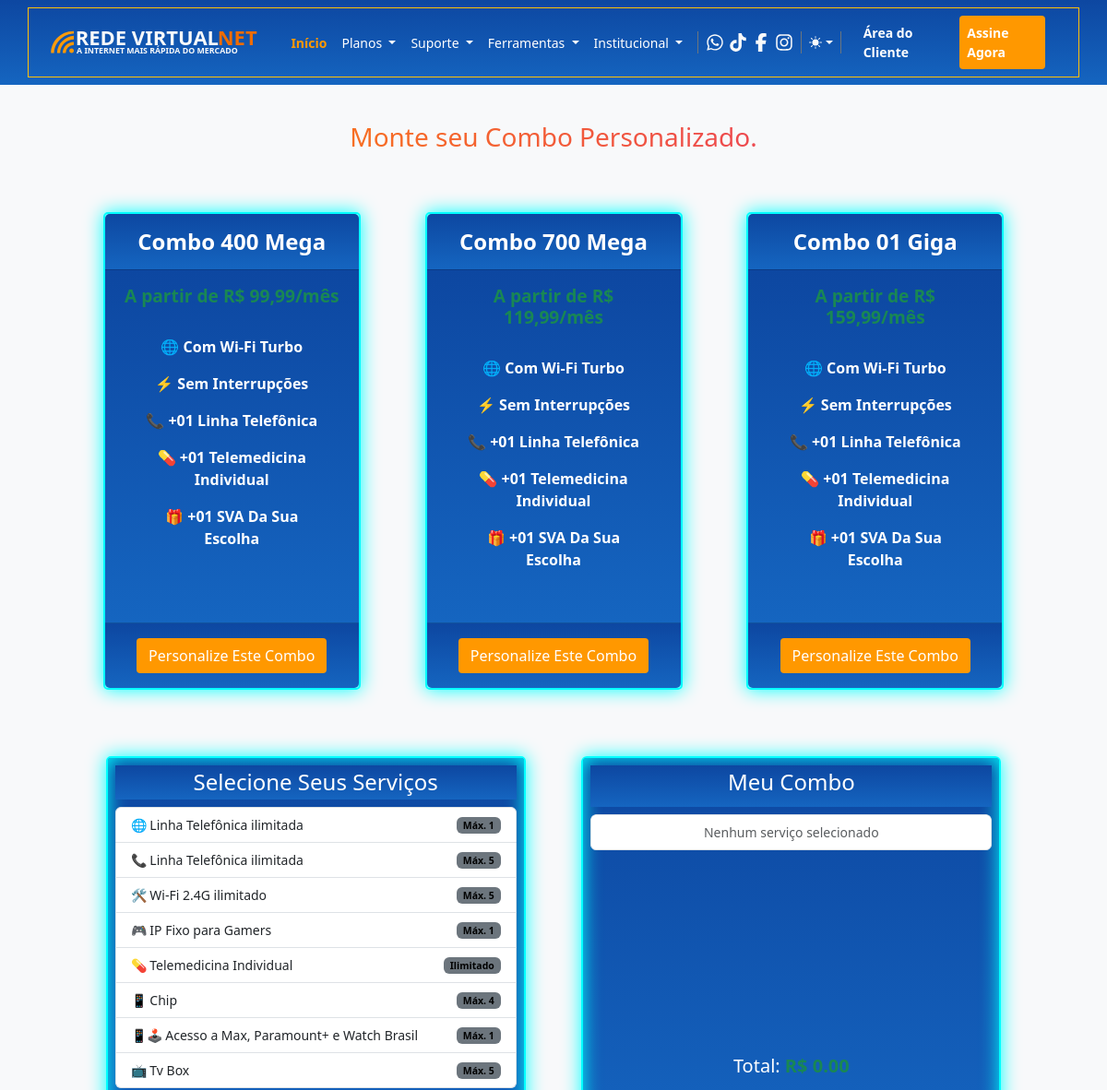
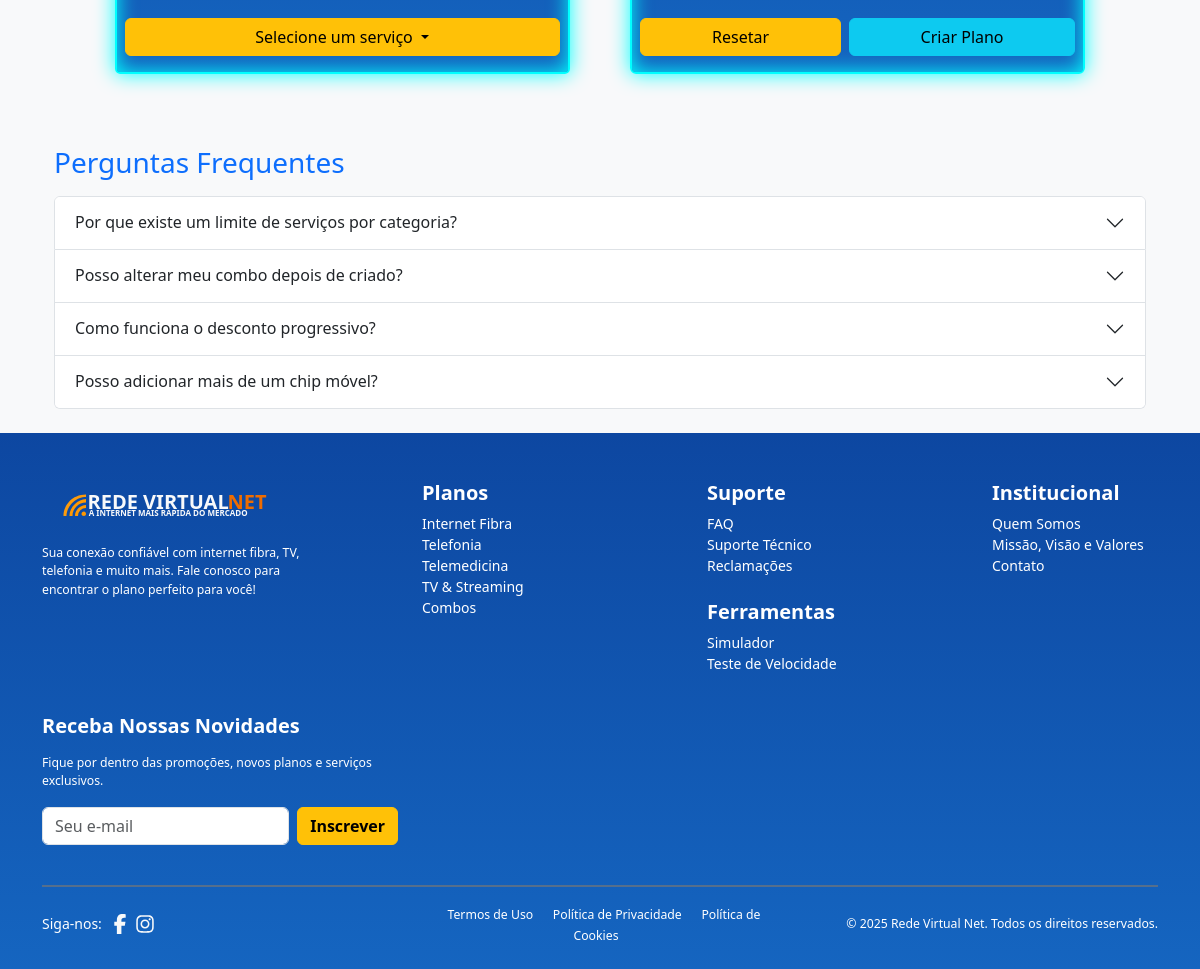
The app's page /planos/combos-personalizados/ with its own data (2 pictures, top to bottom).
### core/models.py (models this page shows, shortened)
class Assinatura(models.Model):
    TIPO_CHOICES = [
        ('combos', 'Combos'),
        ('internet', 'Planos de Internet'),
        ('tv', 'TV por Assinatura'),
        ('streaming', 'Pacote de Streamings'),
        ('telefonia', 'Telefonia'),
        ('movel', 'Internet Móvel'),
        ('telemedicina', 'Telemedicina'),
        ('upgrades', 'Upgrades'),
    ]
    PAGINA_CHOICES = [(modal.id_modal, modal.title) for modal in Modal.objects.all()]
    tipo = models.CharField(max_length=50, choices=TIPO_CHOICES, default='combos')
    nome = models.CharField(max_length=100)
    ordem = models.PositiveIntegerField(default=1)
    preco = models.DecimalField(max_digits=8, decimal_places=2, null=True, blank=True)  # Campo de preço adicionado
    descricao1 = models.CharField(max_length=100, null=True, blank=True)  # Agora é CharField
    link1 = models.CharField(max_length=50, choices=PAGINA_CHOICES, default='🚧 Nenhum')
    descricao2 = models.CharField(max_length=100, null=True, blank=True)
    link2 = models.CharField(max_length=50, choices=PAGINA_CHOICES, default='🚧 Nenhum')
    descricao3 = models.CharField(max_length=100, null=True, blank=True)
    link3 = models.CharField(max_length=50, choices=PAGINA_CHOICES, default='🚧 Nenhum')
    descricao4 = models.CharField(max_length=100, null=True, blank=True)
    link4 = models.CharField(max_length=50, choices=PAGINA_CHOICES, default='🚧 Nenhum')
    descricao5 = models.CharField(max_length=100, null=True, blank=True)
    link5 = models.CharField(max_length=50, choices=PAGINA_CHOICES, default='🚧 Nenhum')
    descricao6 = models.CharField(max_length=100, null=True, blank=True)
    link6 = models.CharField(max_length=50, choices=PAGINA_CHOICES, default='🚧 Nenhum')
    descricao7 = models.CharField(max_length=100, null=True, blank=True)
    link7 = models.CharField(max_length=50, choices=PAGINA_CHOICES, default='🚧 Nenhum')
    descricao8 = models.CharField(max_length=100, null=True, blank=True)
    link8 = models.CharField(max_length=50, choices=PAGINA_CHOICES, default='🚧 Nenhum')
    descricao9 = models.CharField(max_length=100, null=True, blank=True)
    link9 = models.CharField(max_length=50, choices=PAGINA_CHOICES, default='🚧 Nenhum')
    descricao10 = models.CharField(max_length=100, null=True, blank=True)
    link10 = models.CharField(max_length=50, choices=PAGINA_CHOICES, default='🚧 Nenhum')
    ativo = models.BooleanField(default=True)
    data_criacao = models.DateTimeField(auto_now_add=True)
    ultima_atualizacao = models.DateTimeField(auto_now=True)
    def descricoes_links(self):
        descricoes_links = []  # Lista para armazenar as tuplas
        for i in range(1, 11):
            descricao = getattr(self, f"descricao{i}", None)  # Obtém o valor de descricao1, descricao2, ...
            link = getattr(self, f"link{i}", None)  # Obtém o valor de link1, link2, ...
            if descricao:  # Adiciona apenas se a descrição estiver preenchida
                descricoes_links.append((descricao, link or "nenhum"))  # 'nenhum' como padrão para link vazio
        return descricoes_links

### core/views.py (the view)
# urls.py: path('planos/combos-personalizados/', views.CombosPersonalizadosView.as_view(), name='combos_personalizados'),
class CombosPersonalizadosView(TemplateView):
    template_name = 'combos_personalizados.html'
    def get_context_data(self, **kwargs):
        context = super().get_context_data(**kwargs)
        context['servicos'] = Servico.objects.filter(ativo=True).order_by('categoria', 'preco')
        context['combos'] = Assinatura.objects.filter(ativo=True, tipo='combos').order_by('ordem', 'preco')
        limites_db = CategoriaLimite.objects.all()  # ex.: [CategoriaLimite(categoria="internet", limite=2), ...]
        limites_dict = {}
        for item in limites_db:
            limites_dict[item.categoria] = item.limite
        context['limites_por_categoria'] = limites_dict
        context['servicos_test'] = serializers.serialize('json', context['servicos'])
        return context

### core/templates/combos_personalizados.html (shortened to what this page needs)
{% extends "base.html" %}
{% load static %}
{% load custom_filters %}
{% block content %}
    <div class="container p-4" style="min-height: 100vh; overflow: hidden;">
        <div class="text-center mb-3 text-animated">
            <p class="h3 my-3 m-0">Monte seu Combo Personalizado.</p>
        </div>
        <section class="mb-4">
            <div class="container-fluid">
                <div class="row g-5 mt-0 justify-content-evenly">
                    {% for combo in combos %}
                        <article class="card text-center col-12 col-md-3 p-0">
                            <header class="card-header h4 text-white fw-semibold p-3">
                                {{ combo.nome }}
                            </header>
                            <div class="card-body">
                                <h5 class="card-title text-success">
                                    A partir de R$ {{ combo.preco }}/mês
                                </h5>
                                <ul class="list-unstyled fw-semibold p-2 fs-6">
                                    {% for descricao, link in combo.descricoes_links %}
                                        <li class="m-3">
                                            <a href="#" class="link-custom">{{ descricao }}</a>
                                        </li>
                                    {% endfor %}
                                </ul>
                            </div>
                            <footer class="card-footer p-3">
                                <button class="btn assine-agora" href="#"
                                        data-servicos="servisos-json"
                                        aria-label="Personalize">
                                    Personalize Este Combo
                                </button>
                            </footer>
                        </article>
                    {% endfor %}
                </div>
            </div>
        </section>
        <section class="container py-5 align-items-stretch">
            <div class="row justify-content-evenly">
                <div class="col-md-5 mb-4 p-2 header-custom border-cyan h-100">
                    <header>
                        <h4 class="text-center p-1">Selecione Seus Serviços</h4>
                    </header>
                    <ul class="list-group mb-3">
                        <li class="list-group-item d-flex justify-content-between align-items-center">
                            🌐 Linha Telefônica ilimitada
                            <span class="badge bg-secondary">Máx. 1</span>
                        </li>
                        <li class="list-group-item d-flex justify-content-between align-items-center">
                            📞 Linha Telefônica ilimitada
                            <span class="badge bg-secondary">Máx. 5</span>
                        </li>
                        <li class="list-group-item d-flex justify-content-between align-items-center">
                            🛠️ Wi-Fi 2.4G ilimitado
                            <span class="badge bg-secondary">Máx. 5</span>
                        </li>
                        <li class="list-group-item d-flex justify-content-between align-items-center">
                            🎮 IP Fixo para Gamers
                            <span class="badge bg-secondary">Máx. 1</span>
                        </li>
                        <li class="list-group-item d-flex justify-content-between align-items-center">
                            💊 Telemedicina Individual
                            <span class="badge bg-secondary">Ilimitado</span>
                        </li>
                        <li class="list-group-item d-flex justify-content-between align-items-center">
                            📱 Chip
                            <span class="badge bg-secondary">Máx. 4</span>
                        </li>
                        <li class="list-group-item d-flex justify-content-between align-items-center">
                            📱🕹️ Acesso a Max, Paramount+ e Watch Brasil
                            <span class="badge bg-secondary">Máx. 1</span>
                        </li>
                        <li class="list-group-item d-flex justify-content-between align-items-center">
                            📺 Tv Box
                            <span class="badge bg-secondary">Máx. 5</span>
                        </li>
                    </ul>
                    <div class="dropdown mb-1">
                        <button class="btn btn-warning dropdown-toggle w-100 my-1" type="button"
                                id="dropdownMenuButton"
                                data-bs-toggle="dropdown" aria-expanded="false">
                            Selecione um serviço
                        </button>
                    </div>
                </div>
                <div class="col-md-5 mb-4 p-2 header-custom border-cyan position-relative rounded d-flex flex-column"
                     style="max-height: 720px">
                    <header>
                        <h4 class="text-center p-1">Meu Combo</h4>
                    </header>
                    <ul class="list-group mb-4 mt-2 flex-grow-1 overflow-auto" id="servicos-selecionados">
                        <li class="list-group-item text-muted text-center">Nenhum serviço selecionado</li>
                    </ul>
                    <div class="mb-4">
                        <h5 class="text-center">
                            Total: <span class="text-success fw-bold">R$ 0.00</span>
                        </h5>
                    </div>
                    <div class="d-flex gap-2 w-100 mb-2">
                        <button class="btn btn-warning flex-grow-1" type="button">
                            Resetar
                        </button>
                        <button class="btn btn-info flex-grow-1" type="button">
                            Criar Plano
                        </button>
                    </div>
                </div>
            </div>
        </section>
        <section>
            <h3 class="mb-3 text-primary">Perguntas Frequentes</h3>
            <div class="accordion" id="faqAccordion">
                <div class="accordion-item">
                    <h2 class="accordion-header" id="headingOne">
                        <button class="accordion-button collapsed" type="button" data-bs-toggle="collapse"
                                data-bs-target="#collapseOne">
                            Por que existe um limite de serviços por categoria?
                        </button>
                    </h2>
                </div>
                <div class="accordion-item">
                    <h2 class="accordion-header" id="headingTwo">
                        <button class="accordion-button collapsed" type="button" data-bs-toggle="collapse"
                                data-bs-target="#collapseTwo">
                            Posso alterar meu combo depois de criado?
                        </button>
                    </h2>
                </div>
                <div class="accordion-item">
                    <h2 class="accordion-header" id="headingThree">
                        <button class="accordion-button collapsed" type="button" data-bs-toggle="collapse"
                                data-bs-target="#collapseThree">
                            Como funciona o desconto progressivo?
                        </button>
                    </h2>
                </div>
                <div class="accordion-item">
                    <h2 class="accordion-header" id="headingFour">
                        <button class="accordion-button collapsed" type="button" data-bs-toggle="collapse"
                                data-bs-target="#collapseFour">
                            Posso adicionar mais de um chip móvel?
                        </button>
                    </h2>
                </div>
            </div>
        </section>
    </div>
{% endblock %}

### core/static/css/header.css (style rules this page uses)
.light-theme { --background-color: var(--bs-light); --background-header: linear-gradient(180deg, #0d47a1, #1565c0); --text-color: #000000; --item-hover: #ff9800; }
body { background-color: var(--background-color); color: var(--text-color); transition: background-color 0.3s ease, color 0.3s ease; font-size: 14px; }
header { background: var(--background-header); color: #ffffff; transition: background 0.3s ease, color 0.3s ease; }
.header-custom { background: var(--background-header); color: #ffffff; transition: background 0.3s ease, color 0.3s ease; }
.assine-agora { color: #ffffff; background-color: var(--item-hover); border-radius: 4px; text-decoration: none; transition: background-color 0.3s ease, color 0.3s ease, transform 0.2s ease; box-shadow: 0 0 0 rgba(255, 152, 0, 0); animation: pulse 2s infinite; }
.badge.bg-secondary { background-color: rgba(108,117,125,0.5); color: var(--text-color) !important; }

### core/static/css/cards.css (style rules this page uses)
.card-body, .card-footer { background: var(--background-header); color: #ffffff; transition: background 0.3s ease, color 0.3s ease; }
.link-custom { color: #ffffff; text-decoration: none; }
article.card { border: 2px solid cyan; border-radius: 5px; box-shadow: 0px 0px 20px cyan, 0px 0px 20px cyan inset; }
.border-cyan { border: 2px solid cyan; border-radius: 5px; box-shadow: 0px 0px 20px cyan, 0px 0px 20px cyan inset; }
.text-animated { background: linear-gradient(90deg, #ff8a00, #e52e71, #00c6ff); background-size: 200%; background-clip: text; color: transparent; animation: text-animation 2s infinite; }
.card-header { color: var(--text-color); }
.card-title { font-size: 1.2rem; font-weight: bold; }

### records on screen
Assinatura: nome "Combo 400 Mega", preco "99,99", descricoes_links "🌐 Com Wi-Fi Turbo" "⚡ Sem Interrupções" "📞 +01 Linha Telefônica" "💊 +01 Telemedicina Individual" "🎁 +01 SVA Da Sua Escolha"
Assinatura: nome "Combo 700 Mega", preco "119,99", descricoes_links "🌐 Com Wi-Fi Turbo" "⚡ Sem Interrupções" "📞 +01 Linha Telefônica" "💊 +01 Telemedicina Individual" "🎁 +01 SVA Da Sua Escolha"
Assinatura: nome "Combo 01 Giga", preco "159,99", descricoes_links "🌐 Com Wi-Fi Turbo" "⚡ Sem Interrupções" "📞 +01 Linha Telefônica" "💊 +01 Telemedicina Individual" "🎁 +01 SVA Da Sua Escolha"

### other values on screen
{{ year|default:"2025" }} "2025"
